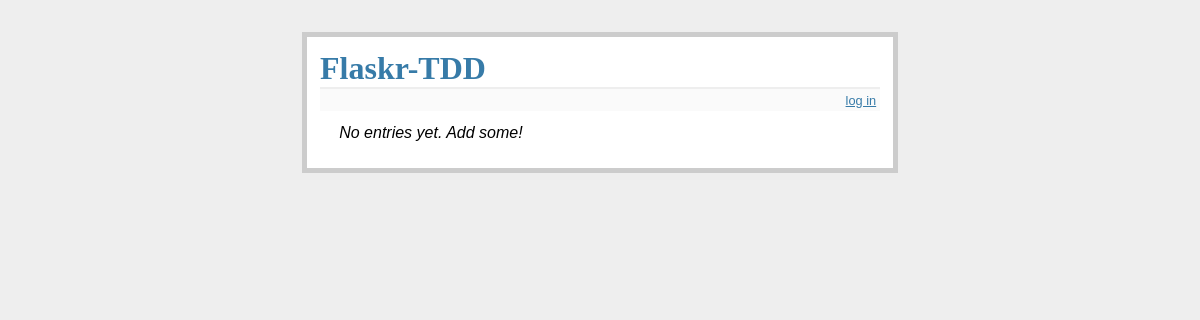
Before: / with the older database file.
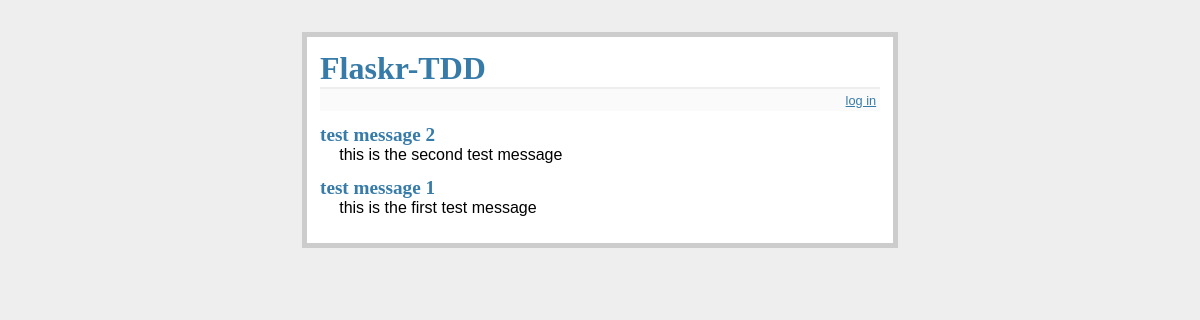
After: the same page with the newer database file.
### tables this page shows
CREATE TABLE entries (
  id integer primary key autoincrement,
  title text not null,
  text text not null
);

### project/app.py (the view)
@app.route("/")
def index(): # searches database for entries and displays them
  db = get_db()
  cur = db.execute('select * from entries order by id desc')
  entries = cur.fetchall()
  return render_template('index.html', entries=entries)

### project/app.py (called while the page is built)
def connect_db(): # connects to database
  rv = sqlite3.connect(app.config["DATABASE"])
  rv.row_factory = sqlite3.Row
  return rv

def get_db(): # open database connection
  if not hasattr(g, "sqlite_db"):
    g.sqlite_db = connect_db()
  return g.sqlite_db

### project/templates/index.html (shortened to what this page needs)
<!DOCTYPE html>
<html>
  <head>
    <link
      rel="stylesheet"
      type="text/css"
      href="{{ url_for('static', filename='style.css') }}"
    />
  </head>
  <body>
    <div class="page">
      <h1>Flaskr-TDD</h1>
      <div class="metanav">
        {% if not session.logged_in %}
        <a href="{{ url_for('login') }}">log in</a>
        {% else %}
        <a href="{{ url_for('logout') }}">log out</a>
        {% endif %}
      </div>
      <ul class="entries">
        {% for entry in entries %}
        <li class="entry">
          <h2 id="{{ entry.id }}">{{ entry.title }}</h2>
          {{ entry.text|safe }}
        </li>
        {% else %}
        <li><em>No entries yet. Add some!</em></li>
        {% endfor %}
      </ul>
    </div>
  </body>
</html>

### project/static/style.css (style rules this page uses)
body { font-family: sans-serif; background: #eee; }
a, h1, h2 { color: #377ba8; }
h1, h2 { font-family: "Georgia", serif; margin: 0; }
h1 { border-bottom: 2px solid #eee; }
h2 { font-size: 1.2em; }
.page { margin: 2em auto; width: 35em; border: 5px solid #ccc; padding: 0.8em; background: white; }
.entries { list-style: none; margin: 0; padding: 0; }
.entries li { margin: 0.8em 1.2em; }
.entries li h2 { margin-left: -1em; }
.metanav { text-align: right; font-size: 0.8em; padding: 0.3em; margin-bottom: 1em; background: #fafafa; }

Changed rows visible on the page:
added entries: title "test message 2", text "this is the second test message"
added entries: title "test message 1", text "this is the first test message"
Other visible differences:
text no longer shown: "No entries yet. Add some!"
